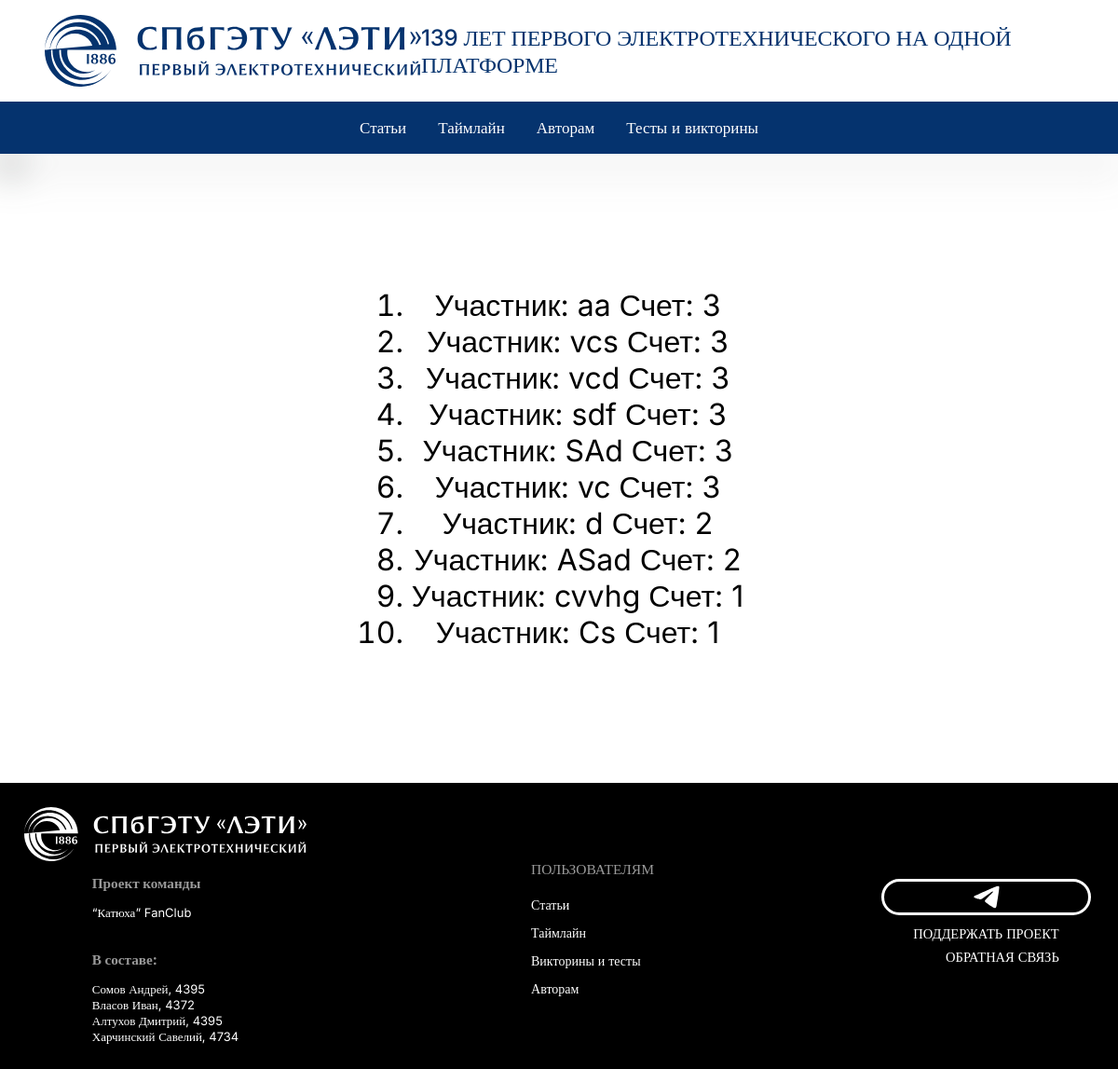
Before: /quiz/allresults with the older database file.
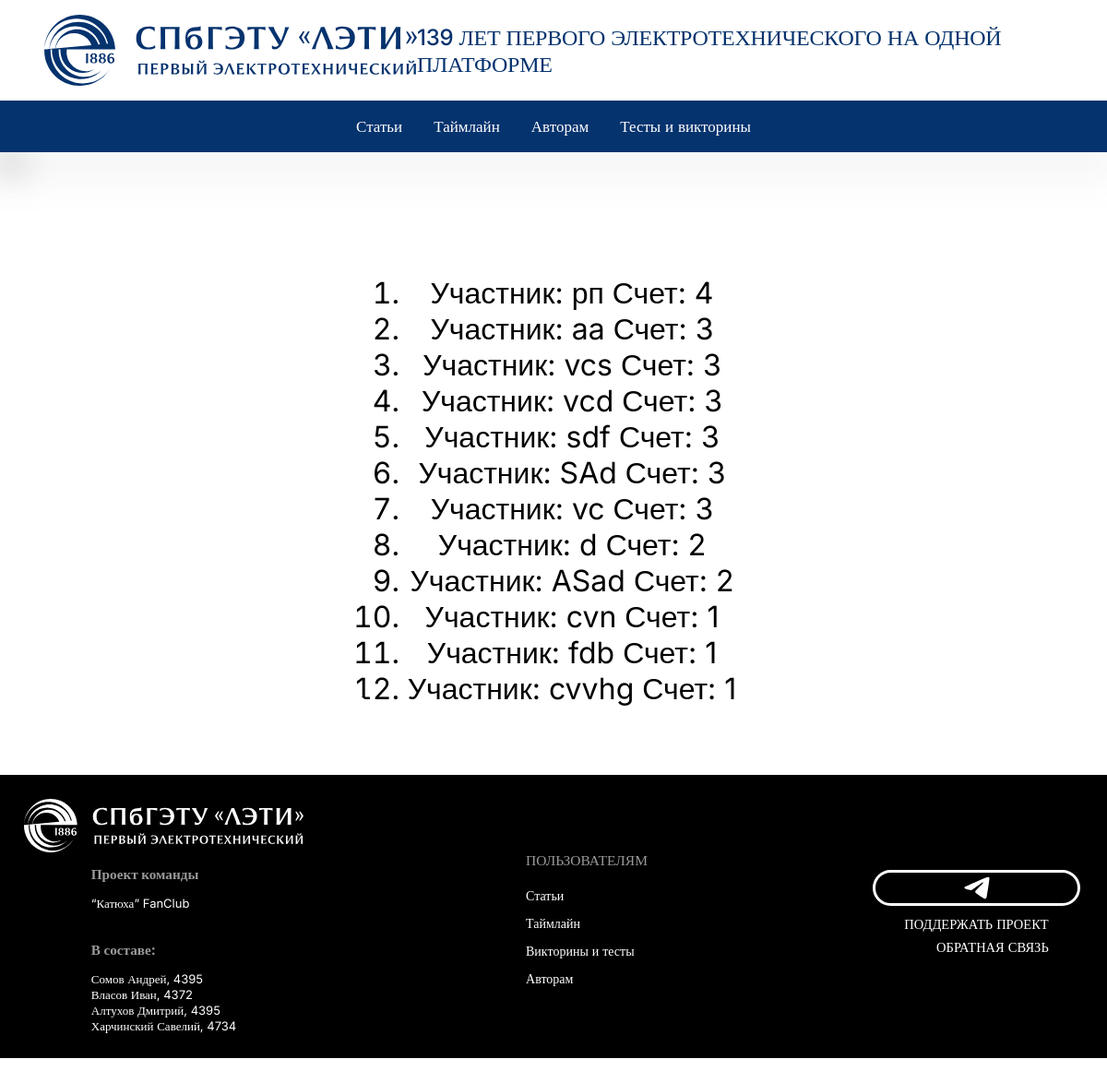
After: the same page with the newer database file.
### tables this page shows
CREATE TABLE score_rating (id INTEGER PRIMARY KEY AUTOINCREMENT, username TEXT UNIQUE, score INTEGER);

### flask_app.py (the view)
@app.route('/quiz/allresults')
def allresults():
    all_scores = score_db.get_scores()[::-1]
    return render_template('allresults.html', score_ratings = all_scores)

### db.py (called while the page is built)
    def get_scores(self):
        ans = self.cursor.execute("SELECT username, score FROM 'score_rating' ORDER BY score").fetchall()
        return ans

### templates/allresults.html (shortened to what this page needs)
{% extends 'sample.html' %}
{% block main %}
<div id="article-header" class="splash test-splash question-splash">
  <div class="splash-content test-card" method="POST">
    <ol>
	{% for score_rating in score_ratings %}
		<li> Участник: {{ score_rating[0] }} Счет: {{ score_rating[1] }} </li>
	{% endfor %}
    </ol>
  </div>
</div>
{% endblock %}

### templates/sample.html (shortened to what this page needs)
<!doctype html>
<html>
  <head>
    <link rel="stylesheet" href="{{ url_for('static', filename='styles.css')}}">
  </head>
  <body>
    <header>
      <div class="header-top">
	<img src="/static/spbetu-logo-ru-svg1.svg" onclick="openPage('/home')" />
	<div class="title">139 Лет первого электротехнического на одной платформе</div>
      </div>
      <div class="header-bottom">
	<div onclick="openPage('/home')">Статьи</div>
	<div onclick="openPage('/home')">Таймлайн</div>
	<div onclick="openPage('/authors')">Авторам</div>
	<div onclick="openPage('/quiz')">Тесты и викторины</div>
      </div>
    </header>
    <main>
	{% block main %}
	{% endblock %}
    </main>
    <footer>
      <div class="col1">
	<img src="/static/spbetu-logo-ru-svg2.svg" />
	<div class="underlogo">
	  <h3>Проект команды</h3>
	  <div>“Катюха” FanClub</div>
	  <br>
	  <h3>В составе:</h3>
	  <div>
	    Сомов Андрей, 4395 <br>
	    Власов Иван, 4372 <br>
	    Алтухов Дмитрий, 4395 <br>
	    Харчинский Савелий, 4734
	  </div>
	</div>
      </div>
      <div class="col2">
	<h3>Пользователям</h3>
	<div>
	  <div>Статьи</div>
	  <div>Таймлайн</div>
	  <div>Викторины и тесты</div>
	  <div>Авторам</div>
	</div>
      </div>
      <div class="col3">
	<a href="https://t.me/etustory"><img src="/static/frame-40.svg" /></a>
	<div class="underlogo">
	  <div>Поддержать проект</div>
	  <div>Обратная связь</div>
	</div>
      </div>
    </footer>
  </body>
</html>

### static/styles.css (style rules this page uses)
body { margin: 0; }

Changed rows visible on the page:
no longer on this page (row unchanged): score_rating: username "Cs", score "1"
added score_rating: username "рп", score "4"
added score_rating: username "cvn", score "1"
added score_rating: username "fdb", score "1"
